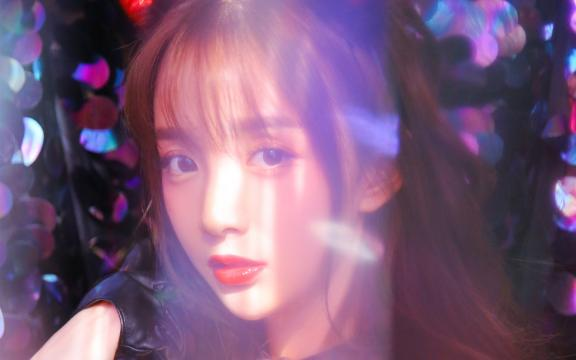
#> input picture data/images/cos.jpg, 576 x 360 px
$ python day016.py
#> lines starting #> are read from the running program, lines starting #| are printed output that depends on the picture; after the words box and inside, x2 and y2 are one past the last pixel; in counts of white or black regions, pixels touching at a corner belong together
'''
Author       : Bingqiang Zhou
Date         : 2021-02-03 12:27:35
LastEditors  : Bingqiang Zhou
LastEditTime : 2021-02-03 15:03:34
Description  : 图像ROI与ROI操作
    图像的ROI(region of interest)是指图像中感兴趣区域、在OpenCV中图像设置图像ROI区域，实现只对ROI区域操作。

    1. 矩形ROI区域提取
    2. 矩形ROI区域copy
    3. 不规则ROI区域
        - ROI区域mask生成
        - 像素位 and操作
        - 提取到ROI区域
        - 加背景or操作
        - add 背景与ROI区域
'''

import cv2 as cv
import numpy as np


src = cv.imread("../data/images/cos.jpg")
#> src is the input picture: shape (360, 576, 3); mean B, G, R 121, 90.8, 123.9
cv.imshow("source image", src)

# 提取ROI区域，将图像最中心的200x200区域作为ROI
h, w = src.shape[:2]
#> h = 360; w = 576
cx = w // 2 # 图像中心点的x坐标
#> cx = 288
cy = h // 2 # 图像中心点的y坐标
#> cy = 180
roi = src[cy - 100: cy + 100, cx - 100: cx + 100]
cv.imshow("roi 200x200", roi)

# roi依旧指向src对应的内存空间，对roi进行修改，则src也会被修改
roi[:] = [0, 0, 255]
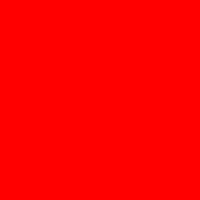
#> roi: shape (200, 200, 3); mean B, G, R 0, 0, 255
cv.imshow("roi (0, 0, 255) image", src)

# 复制roi，将roi与src对应的内存空间脱离，roi拥有对立的内存空间，对roi进行修改，则src不再会被修改
roi_new = np.copy(roi)
roi_new[:] = [255, 0, 0]
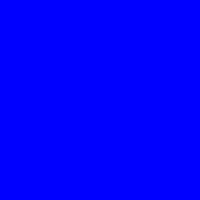
#> roi_new: shape (200, 200, 3); mean B, G, R 255, 0, 0
cv.imshow("roi_new image", src)

green_background_image = cv.imread("../data/images/greenback.png")
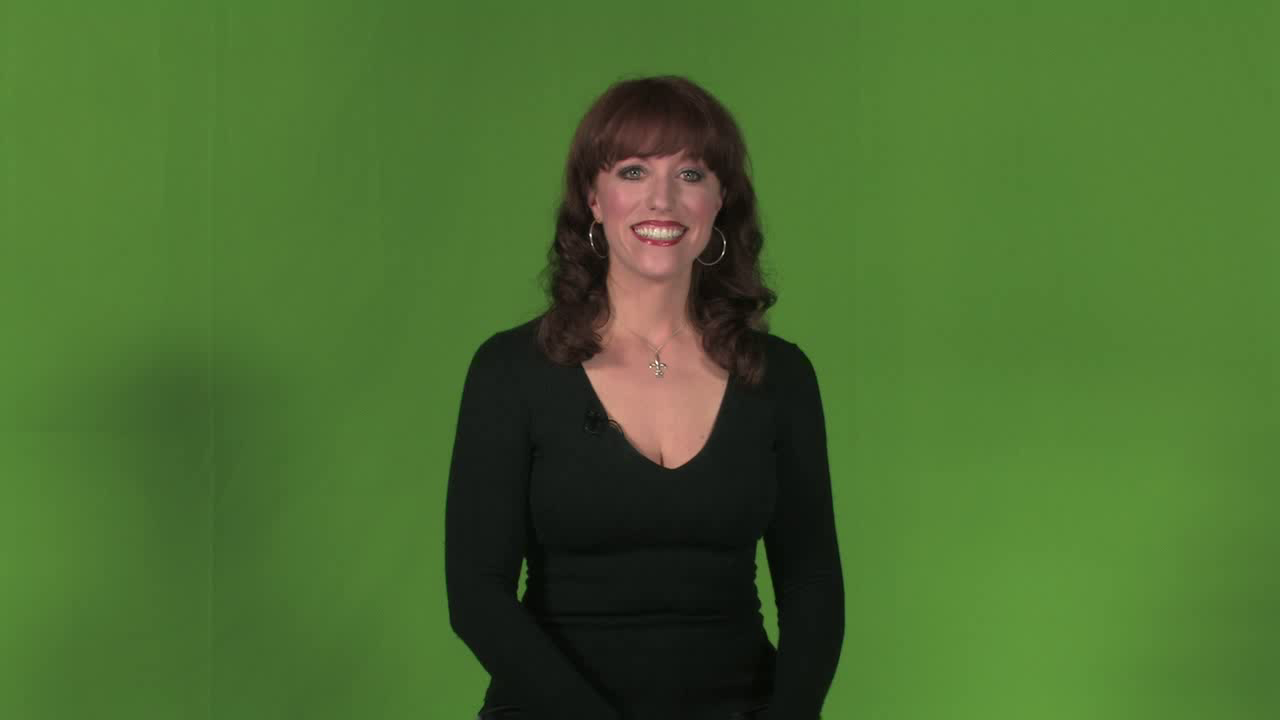
#> input picture data/images/greenback.png, 1280 x 720 px
#> green_background_image is the input picture: shape (720, 1280, 3); mean B, G, R 47.7, 108, 73.5
cv.imshow("green background image", green_background_image)

## 生成mask
hsv = cv.cvtColor(green_background_image, cv.COLOR_BGR2HSV)
#> hsv: shape (720, 1280, 3); mean H, S, V 47.7, 135.3, 110.1
mask = cv.inRange(green_background_image, (35, 43, 46), (99, 255, 255)) # 提取绿色（35-77，43-255，46-255）与青色（78-99，43-255，46-255）区域
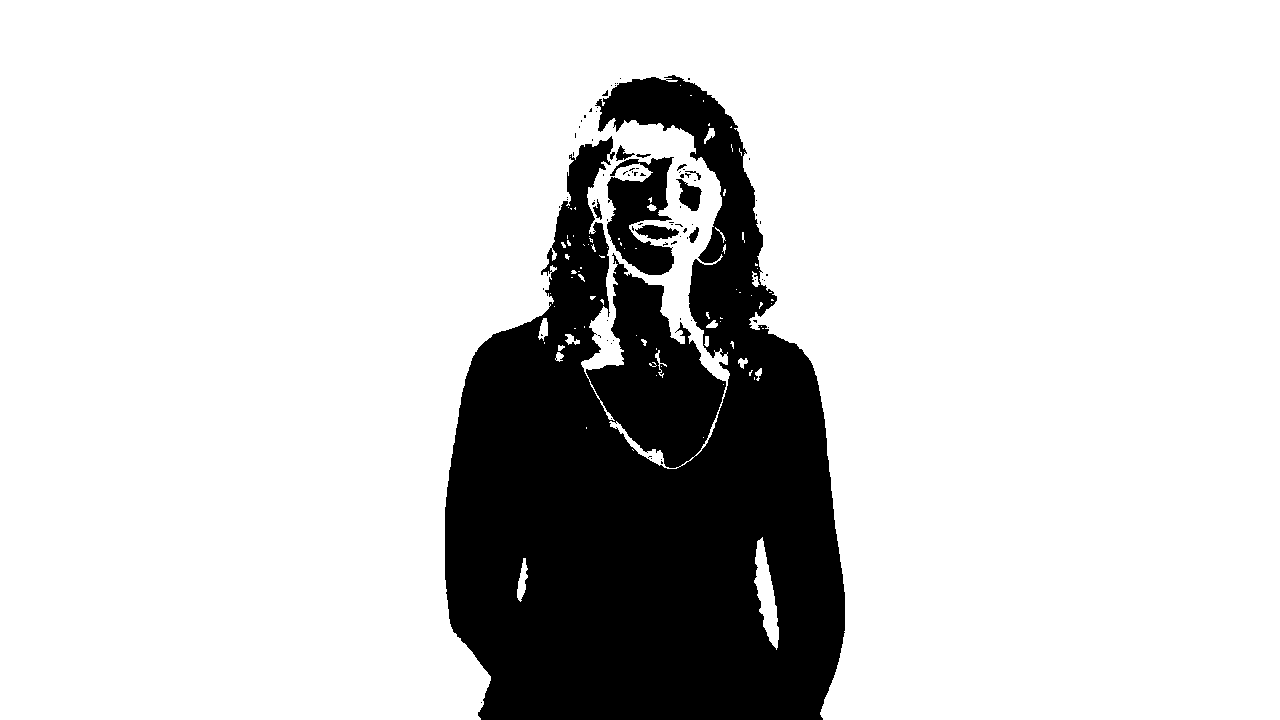
#> mask: shape (720, 1280); 81.4% white; 83 black regions (73 under 20 px), largest, box (x1, y1, x2, y2) and area: (445, 75, 845, 720) 165216, (607, 157, 674, 275) 4697, (676, 179, 702, 211) 462
cv.imshow("mask", mask)

# 直接将背景（除人以外的区域的绿色和青色区域）改为红色
temp = np.copy(green_background_image)
temp[mask == 255] = [0, 0, 255]
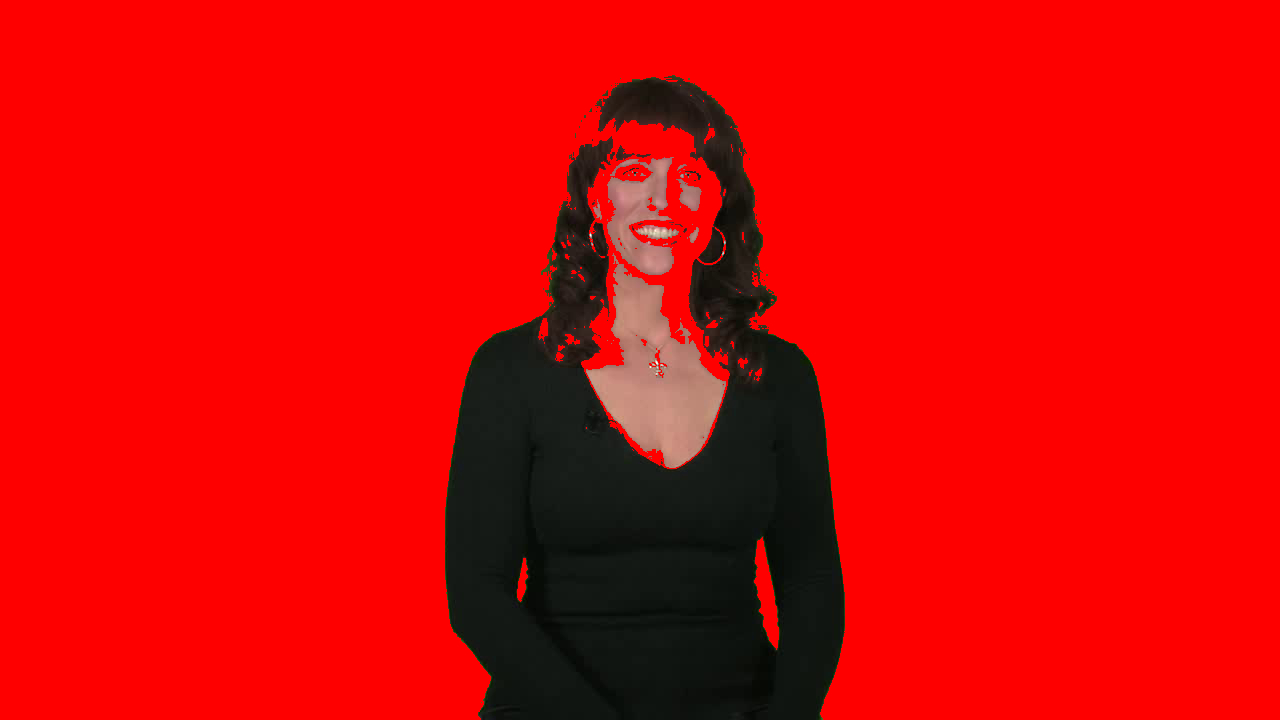
#> temp: shape (720, 1280, 3); mean B, G, R 5.8, 6.9, 215.3
cv.imshow("change green background", temp)

## 提取人的区域mask
person_mask = cv.bitwise_not(mask)
# person_mask = 255 - mask # 等价于上一行代码
cv.imshow("person mask", person_mask)

## 获取彩色人形区域
# person_image = cv.bitwise_or(green_background_image, green_background_image, mask=person_mask) # 等同于下面的bitwise_and
person_image = cv.bitwise_and(green_background_image, green_background_image, mask=person_mask) # 等同于下面两行代码，将背景设置为黑色
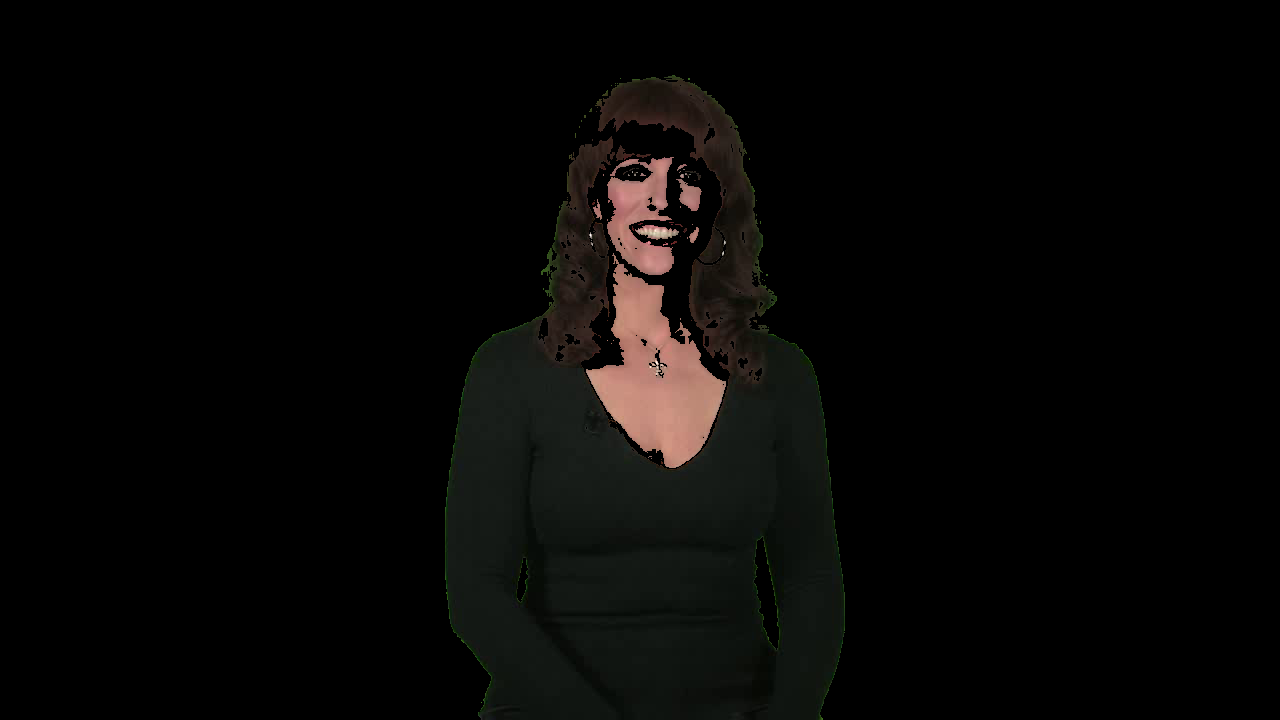
#> person_image: shape (720, 1280, 3); mean B, G, R 5.8, 6.9, 7.7
# person_image = np.copy(green_background_image)
# person_image[mask == 255] = [0, 0, 0]
cv.imshow("person image", person_image)

## 生成新的背景
new_background = np.zeros(green_background_image.shape, dtype=np.uint8)
new_background[:] = [0, 255, 255] # 黄色背景

## 读取图像作为背景
# new_background = cv.imread("../data/images/cos.jpg")
# size = green_background_image.shape[:2][::-1] # 需要注意的是numpy中shape是(h, w,……)，而opencv中size是(cols, rows)即(w, h)，因此这里做了一下翻转
# new_background = cv.resize(new_background, size, interpolation=cv.INTER_LINEAR)
cv.imshow("new background", new_background)

## 将背景中的人形部分去除
# background_without_person_region = cv.bitwise_and(new_background, new_background, mask=mask) # 等同于下面的bitwise_or
background_without_person_region = cv.bitwise_or(new_background, new_background, mask=mask) # 等同于下面两行代码，将人形部分设置为黑色
# background_without_person_region = np.copy(new_background)
# background_without_person_region[person_mask == 255] = [0, 0, 0]
cv.imshow("background_without_person_region", background_without_person_region)

## 合并新的背景和人形区域
new_image = cv.add(background_without_person_region, person_image) # 将去除人形部分的背景区域与彩色人形区域相加
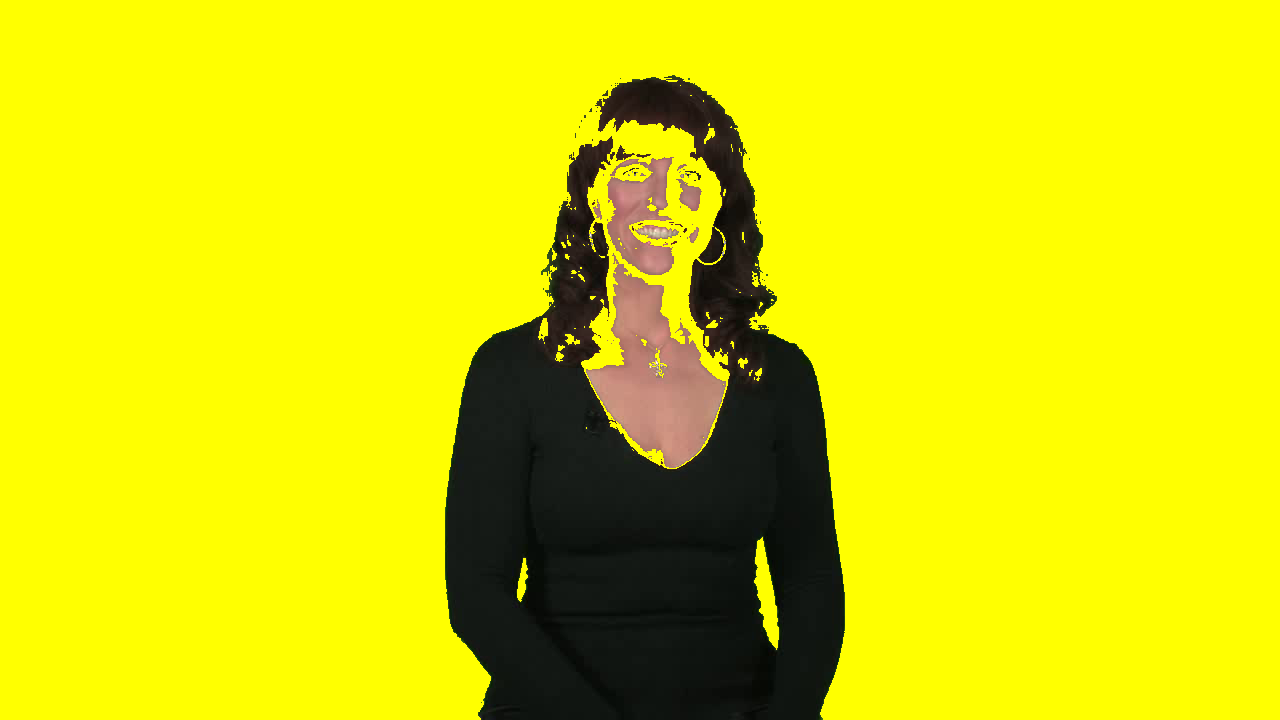
#> new_image: shape (720, 1280, 3); mean of channels 0, 1, 2 5.8, 214.5, 215.3; drawn as B, G, R
# new_image = new_background + person_image 与上一行代码等效
cv.imshow("new image", new_image)

cv.waitKey(0)
cv.destroyAllWindows()
